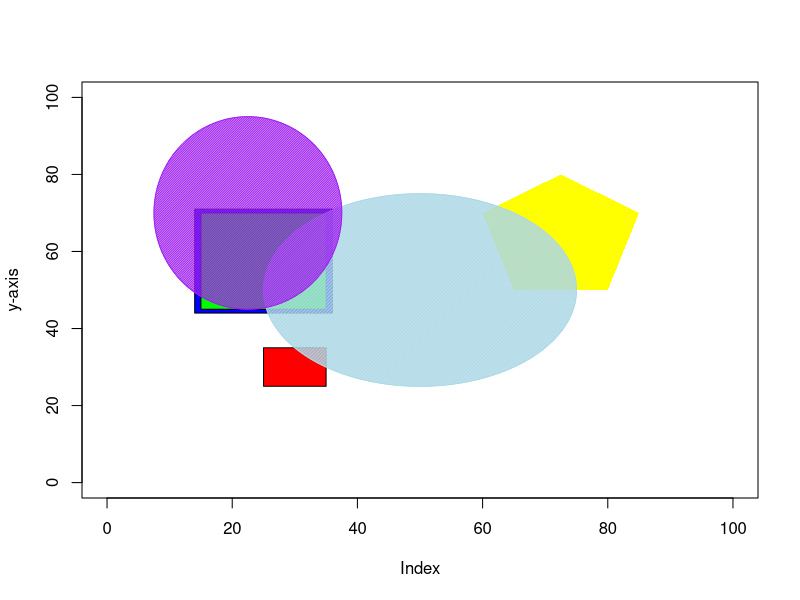

Here is the R script that generated this plot:
## ---- chunk 1
plot(1:2, ylab = "y-axis",type="n", xlim = c(0,100), ylim=c(0,100))

polygon(c(25,35,35,25), c(25,25,35,35),angle=90,col="red")

polygon(c(14,36,36,14), c(44,44,71,71),angle=90,col="blue")
polygon(c(15,35,35,15), c(45,45,70,70),angle=90,col="green")

polygon(c(65,80,85,72.5,60), c(50,50,70,80,70),angle=75,col="yellow", border = NA)

drawCircle <- function(x,y,r) {
  angs <- seq(0,2*pi,length=400)
  xpts <- x + r*cos(angs)
  ypts <- y + r*sin(angs)
  polygon(xpts, ypts, col = "light blue", density = 100)
}
drawCircle(50,50,25)

drawEllipse <- function(x,y,r) {
  angs <- seq(0,2*pi,length=400)
  xpts <- x + r*cos(angs)
  ypts <- y + 25*sin(angs)
  polygon(xpts, ypts, col = "purple", density=80)
}
drawEllipse(22.5,70,15)

